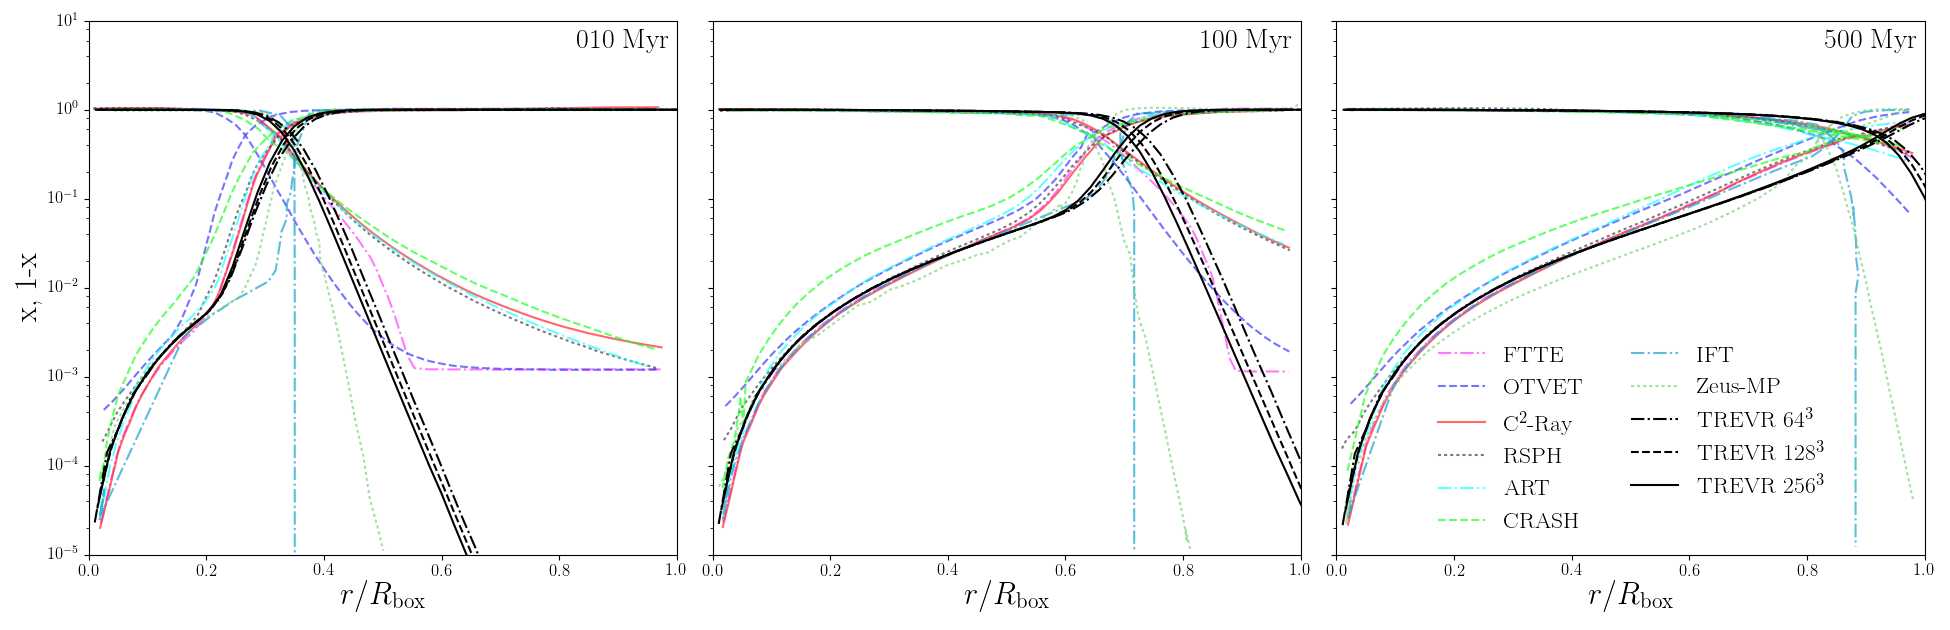

Source code (Python):
import numpy as np
import matplotlib.pyplot as plt
from glob import glob
import pynbody as pyn

acro = "TREVR"

path = "/home/grondjj/Data/RadTransfer/Stromgren/"

i064_path = path+'runs/bigboys/strom064/'
i128_path = path+'runs/bigboys/strom128/'
i256_path = path+'runs/bigboys/strom256/'

i064_010 = pyn.load(i064_path + 'strom64.00020')
i128_010 = pyn.load(i128_path + 'strom128.00020')
i256_010 = pyn.load(i256_path + 'strom256.00020')
i064_100 = pyn.load(i064_path + 'strom64.00200')
i128_100 = pyn.load(i128_path + 'strom128.00200')
i256_100 = pyn.load(i256_path + 'strom256.00200')
i064_500 = pyn.load(i064_path + 'strom64.01000')
i128_500 = pyn.load(i128_path + 'strom128.01000')
i256_500 = pyn.load(i256_path + 'strom256.01000')

f, (ax1, ax2, ax3) = plt.subplots(1,3, sharey=True, figsize = (13+6.5,6.3))

f_010 = glob(path+"010/*.csv")
f_010_ = glob(path+"010_1-x/*.csv")
f_100 = glob(path+"100/*.csv")
f_100_ = glob(path+"100_1-x/*.csv")
f_500 = glob(path+"500/*.csv")
f_500_ = glob(path+"500_1-x/*.csv")

colors = {
			 "C_2-Ray"  :  "#ff2828",
			 "OTVET"    :  "#3939ff",
			 "CRASH"    :  "#22ff22",
			 "RSPH"     :  "#434343",
			 "ART"      :  "#1effff",
			 "FTTE"     :  "#ff41ff",
			 "Zeus-MP"  :  "#7ad37a",
			 "IFT"      :  "#14a1cf" 
		 }

lines = {
			 "C_2-Ray"  :  "-",
			 "OTVET"    :  "--",
			 "CRASH"    :  "--",
			 "RSPH"     :  ":",
			 "ART"      :  "-.",
			 "FTTE"     :  "-.",
			 "Zeus-MP"  :  ":",
			 "IFT"      :  "-." 
		 }

labels = {
			 "C_2-Ray"  :  "C$^2$-Ray" ,
			 "OTVET"    :  "OTVET"   ,
			 "CRASH"    :  "CRASH"   ,
			 "RSPH"     :  "RSPH"    ,
			 "ART"      :  "ART"     ,
			 "FTTE"     :  "FTTE"    ,
			 "Zeus-MP"  :  "Zeus-MP" ,
			 "IFT"      :  "IFT"     , 
		 }


for i, j in zip(f_010, f_010_):
	x, y = np.loadtxt(i, unpack = True)
	x_, y_ = np.loadtxt(j, unpack = True, delimiter=',')
	name = i.split('/')[-1].split('.')[0]
	ax1.plot(x,y, alpha=0.7, c = colors[name],linestyle = lines[name])
	ax1.plot(x_,y_, alpha=0.7, c = colors[name],linestyle = lines[name])


for i, j in zip(f_100, f_100_):
	x, y = np.loadtxt(i, unpack = True)
	x_, y_ = np.loadtxt(j, unpack = True, delimiter=',')
	name = i.split('/')[-1].split('.')[0]
	ax2.plot(x,y,alpha=0.7, c = colors[name],linestyle = lines[name])
	ax2.plot(x_,y_,alpha=0.7, c = colors[name],linestyle = lines[name])


for i, j in zip(f_500, f_500_):
	x, y = np.loadtxt(i, unpack = True)
	x_, y_ = np.loadtxt(j, unpack = True, delimiter=',')
	name = i.split('/')[-1].split('.')[0]
	ax3.plot(x,y,alpha=0.7, c = colors[name],linestyle = lines[name], label = labels[name])
	ax3.plot(x_,y_,alpha=0.7, c = colors[name],linestyle = lines[name])

nbins = 100
L = 6.6

HI_064, bins_064 = np.histogram(i064_010.g['r'], weights = i064_010.g['HI'],
    bins = nbins)
counts_064, bins_064 = np.histogram(i064_010.g['r'], bins = nbins)
bins_064 = (bins_064[:-1]+bins_064[1:])/2
HI_064 /= counts_064

HI_128, bins_128 = np.histogram(i128_010.g['r'], weights = i128_010.g['HI'],
    bins = nbins)
counts_128, bins_128 = np.histogram(i128_010.g['r'], bins = nbins)
bins_128 = (bins_128[:-1]+bins_128[1:])/2
HI_128 /= counts_128

HI_256, bins_256 = np.histogram(i256_010.g['r'], weights = i256_010.g['HI'],
    bins = nbins)
counts_256, bins_256 = np.histogram(i256_010.g['r'], bins = nbins)
bins_256 = (bins_256[:-1]+bins_256[1:])/2
HI_256 /= counts_256

ax1.plot(bins_064/L, HI_064, c='k', ls='-.') 
ax1.plot(bins_128/L, HI_128, c='k', ls='--')
ax1.plot(bins_256/L, HI_256, c='k', ls='-')
ax1.plot(bins_064/L, 1-HI_064, c='k', ls='-.') 
ax1.plot(bins_128/L, 1-HI_128, c='k', ls='--')
ax1.plot(bins_256/L, 1-HI_256, c='k', ls='-')

HI_064, bins_064 = np.histogram(i064_100.g['r'], weights = i064_100.g['HI'],
    bins = nbins)
counts_064, bins_064 = np.histogram(i064_500.g['r'], bins = nbins)
bins_064 = (bins_064[:-1]+bins_064[1:])/2
HI_064 /= counts_064

HI_128, bins_128 = np.histogram(i128_100.g['r'], weights = i128_100.g['HI'],
    bins = nbins)
counts_128, bins_128 = np.histogram(i128_100.g['r'], bins = nbins)
bins_128 = (bins_128[:-1]+bins_128[1:])/2
HI_128 /= counts_128

HI_256, bins_256 = np.histogram(i256_100.g['r'], weights = i256_100.g['HI'],
    bins = nbins)
counts_256, bins_256 = np.histogram(i256_100.g['r'], bins = nbins)
bins_256 = (bins_256[:-1]+bins_256[1:])/2
HI_256 /= counts_256

ax2.plot(bins_064/L, HI_064, c='k', ls='-.')
ax2.plot(bins_128/L, HI_128, c='k', ls='--')
ax2.plot(bins_256/L, HI_256, c='k', ls='-')
ax2.plot(bins_064/L, 1-HI_064, c='k', ls='-.')
ax2.plot(bins_128/L, 1-HI_128, c='k', ls='--')
ax2.plot(bins_256/L, 1-HI_256, c='k', ls='-')

HI_064, bins_064 = np.histogram(i064_500.g['r'], weights = i064_500.g['HI'],
    bins = nbins)
counts_064, bins_064 = np.histogram(i064_500.g['r'], bins = nbins)
bins_064 = (bins_064[:-1]+bins_064[1:])/2
HI_064 /= counts_064

HI_128, bins_128 = np.histogram(i128_500.g['r'], weights = i128_500.g['HI'],
    bins = nbins)
counts_128, bins_128 = np.histogram(i128_500.g['r'], bins = nbins)
bins_128 = (bins_128[:-1]+bins_128[1:])/2
HI_128 /= counts_128

HI_256, bins_256 = np.histogram(i256_500.g['r'], weights = i256_500.g['HI'],
    bins = nbins)
counts_256, bins_256 = np.histogram(i256_500.g['r'], bins = nbins)
bins_256 = (bins_256[:-1]+bins_256[1:])/2
HI_256 /= counts_256

ax3.plot(bins_064/L, HI_064, c='k', ls='-.', label = acro+' $64^3$')
ax3.plot(bins_128/L, HI_128, c='k', ls='--', label = acro+' $128^3$')
ax3.plot(bins_256/L, HI_256, c='k', ls='-', label = acro+' $256^3$')
ax3.plot(bins_064/L, 1-HI_064, c='k', ls='-.')
ax3.plot(bins_128/L, 1-HI_128, c='k', ls='--')
ax3.plot(bins_256/L, 1-HI_256, c='k', ls='-')

ax1.text(0.83,5,"010 Myr", fontsize = 20)
ax2.text(0.83,5,"100 Myr", fontsize = 20)
ax3.text(0.83,5,"500 Myr", fontsize = 20)

ax1.set_xlim(0,1.0)
ax2.set_xlim(0,1.0)
ax3.set_xlim(0,1.0)
ax1.set_ylim(1e-5,1e1)
ax1.set_yscale("log")
ax1.set_xlabel(r"$r/L_{\rm box}$")
ax2.set_xlabel(r"$r/L_{\rm box}$")
ax3.set_xlabel(r"$r/L_{\rm box}$")
ax1.set_ylabel("x, 1-x")
ax3.legend(loc = "lower center", fontsize=17, ncol = 2)
plt.tight_layout()
plt.savefig("strom_fraction.png")
plt.savefig("strom_fraction.pdf")
#plt.show()
plt.close()
